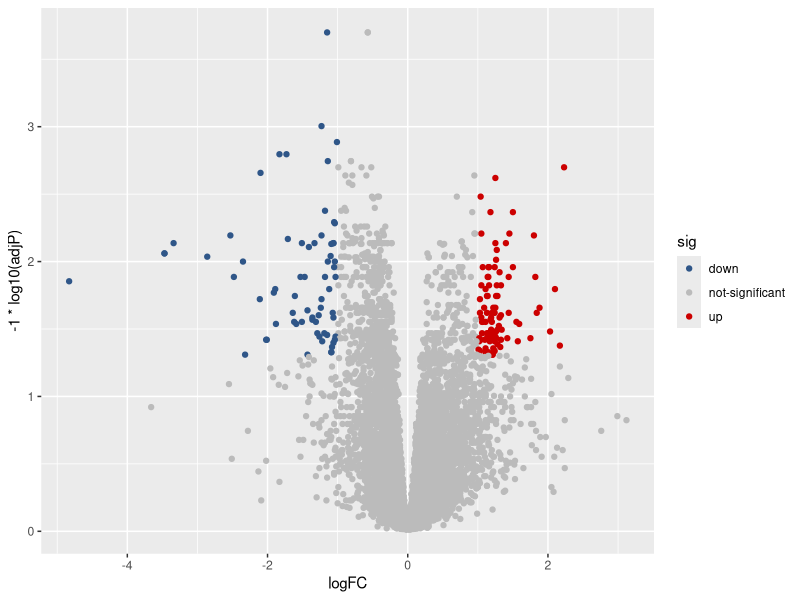
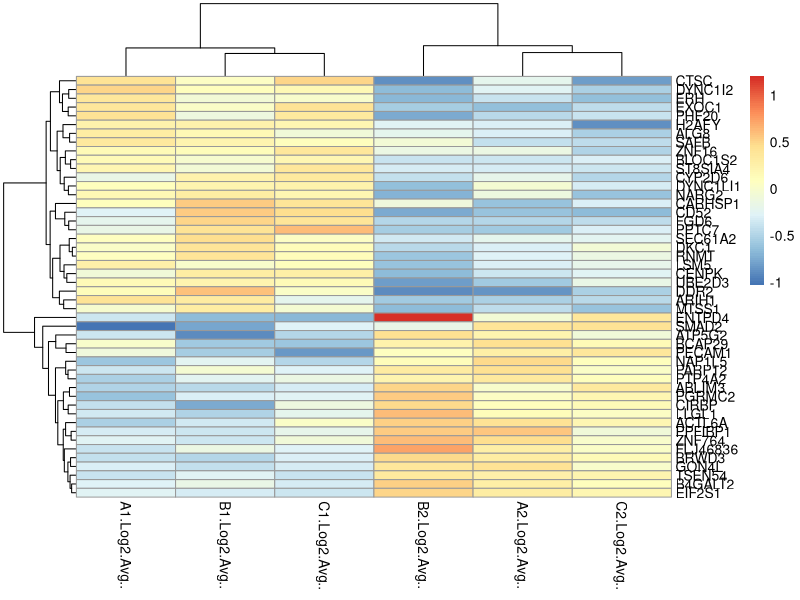

Recreate these plots in R, in order.
#Testing your understanding of how to create a volcano plot and heat map
#Marketa Hlavon
#Answers are on a seperate document Answers_TestinUnderstanding.R

#Volcano Plot practice
#You will need volcano3.txt from google drive and ggplot2 installed to complete

#Run before you start, remember to set your working directory
library(ggplot2)

#read the data and check the format of the data
#select the required information (log2FC, gene symble, and q.value)
y <- read.table("volcano3.txt", header=TRUE, stringsAsFactors=FALSE, sep = "\t")
vol_data <- data.frame(logFC=y$logFC, gene_name=y$SYMBOL, adjP = y$q.value)

#selecting significant data q value < 0.05 AND |logFC| > 1
vol_data$sig <- "not-significant"
vol_data$sig[which((vol_data$adjP < 0.05) & (vol_data$logFC > 1))] <- "up"
vol_data$sig[which((vol_data$adjP < 0.05) & (vol_data$logFC < -1))] <-  "down"

#plotting graph with colours of choice
p <- ggplot(data = vol_data,aes(x=logFC, y=-1*log10(adjP), color = sig)) + geom_point() +
  scale_color_manual(values =c("#2f5688","#BBBBBB","#CC0000"))
p


# Question 1
# Difficulty: Easy 
# Label the volcano plot so that the x axis says "Fold change", y axis says "Adjusted P value"
# and the title of the plot is "Improved Volcano Plot", and plot it


# Question 2 
# Difficulty: Easy
# Set the x-limit to -6 and 6, y-limit to 0 and 4, add a light dotted line (?linetype) through
# the x intercept at 0, and plot it


# Question 3
# Difficulty: Hard
# Change the shape and size of the significantly top 3 up and top 3 down regulated genes and
# plot it



######################################################################################

#Heatmap practice

#You will need heatmap2.txt from google drive and pheatmap installed to complete

#Run before you start, remember to set your working directory
library(pheatmap)

#read the data and check the format of the data
#make it as a matrix, because pheatmap requires a matrix as the input
heatmap_table <- read.table("heatmap2.txt", header = T, stringsAsFactors = FALSE, row.names=1)
graph1 <- as.matrix(heatmap_table)
pheatmap(graph1)



# Question 1
# Difficulty: Easy
# Make the border colour white



# Question 2
# Difficulty: Medium
# Simplify the sample names to "A1", "B1" etc, increase the sample name fontsize to 15,
# and change the label so that it is horizontal (easier to read)



# Question 3
# Difficulty: Medium
# Change the clustering method of the rows to median/WPGMC linkage, add a gap half-way
# through the columns and save the heatmap to the filename "HeatmapTest.png"

